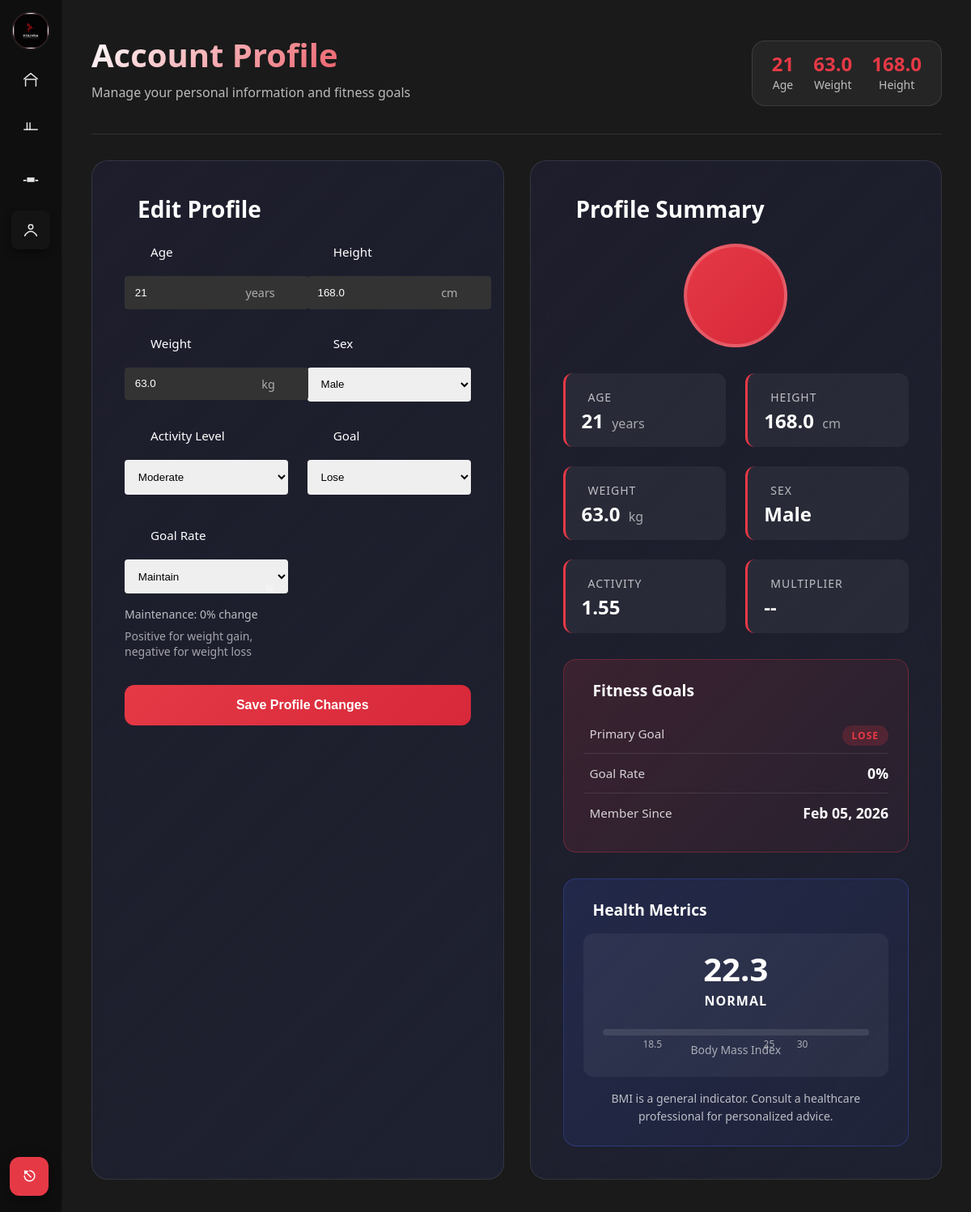
/profile/ (signed in), run on the app's committed database.
### tracker/models.py (models this page shows, shortened)
class UserProfile(models.Model):
    user = models.OneToOneField(User, on_delete=models.CASCADE)
    age = models.IntegerField()
    height = models.FloatField(help_text="Height in cm")
    weight = models.FloatField(help_text="Weight in kg")
    sex = models.CharField(max_length=6, choices=(('male','Male'),('female','Female')), default='male')
    activity_level = models.FloatField(help_text='Activity multiplier', default=1.55)
    goal = models.CharField(max_length=10, choices=(('lose','Lose'),('maintain','Maintain'),('gain','Gain')), default='maintain')
    goal_rate = models.FloatField(default=0.0, help_text='Fractional calorie change for goal (negative for loss)')

### tracker/views.py (the view)
# urls.py: path('profile/', views.profile_view, name='profile'),
@login_required
def profile_view(request):
    try:
        profile = UserProfile.objects.get(user=request.user)
    except UserProfile.DoesNotExist:
        profile = UserProfile.objects.create(user=request.user, age=25, height=170, weight=70)
    if request.method == 'POST':
        form = UserProfileForm(request.POST, instance=profile)
        if form.is_valid():
            form.save()
            messages.success(request, 'Profile updated.')
            return redirect('profile')
    else:
        form = UserProfileForm(instance=profile)
    context = {'form': form, 'profile': profile}
    if request.headers.get('x-requested-with') == 'XMLHttpRequest' or request.GET.get('partial'):
        return render(request, 'tracker/partials/profile_fragment.html', context)
    return render(request, 'tracker/profile.html', context)

### tracker/forms.py
class UserProfileForm(forms.ModelForm):
    class Meta:
        model = UserProfile
        fields = ['age', 'height', 'weight', 'sex', 'activity_level', 'goal', 'goal_rate']
        widgets = {
            'sex': forms.Select(choices=(('male','Male'),('female','Female'))),
            'activity_level': forms.Select(choices=(
                (1.2, 'Sedentary'),
                (1.375, 'Light'),
                (1.55, 'Moderate'),
                (1.725, 'Active'),
                (1.9, 'Very Active'))),
            'goal': forms.Select(choices=(('lose','Lose'),('maintain','Maintain'),('gain','Gain'))),
            'goal_rate': forms.Select(choices=(
                (-0.20, 'Lose 20%'),
                (-0.15, 'Lose 15%'),
                (-0.10, 'Lose 10%'),
                (0.0, 'Maintain'),
                (0.10, 'Gain 10%'),
            )),
        }

### tracker/templates/tracker/profile.html (shortened to what this page needs)
{% extends 'tracker/base.html' %}
{% block content %}
<div class="profile-header">
    <div>
        <h1>Account Profile</h1>
        <p style="color: rgba(255, 255, 255, 0.7); margin-top: 0.5rem;">
            Manage your personal information and fitness goals
        </p>
    </div>
    <div class="profile-stats">
        <div class="stat">
            <div class="stat-value">
                {% if profile.age %}
                    {{ profile.age }}
                {% else %}
                    --
                {% endif %}
            </div>
            <div class="stat-label">Age</div>
        </div>
        <div class="stat">
            <div class="stat-value">
                {% if profile.weight %}
                    {{ profile.weight }}
                {% else %}
                    --
                {% endif %}
            </div>
            <div class="stat-label">Weight</div>
        </div>
        <div class="stat">
            <div class="stat-value">
                {% if profile.height %}
                    {{ profile.height }}
                {% else %}
                    --
                {% endif %}
            </div>
            <div class="stat-label">Height</div>
        </div>
    </div>
</div>
<div class="profile-layout">
    <div class="edit-profile-card">
        <h2> Edit Profile</h2>
        <form method="post" id="profile-form">
            <div class="form-grid">
                <div class="form-group">
                    <label> Age</label>
                    <div class="input-with-unit">
                        {{ form.age }}
                        <span class="input-unit">years</span>
                    </div>
                </div>
                <div class="form-group">
                    <label> Height</label>
                    <div class="input-with-unit">
                        {{ form.height }}
                        <span class="input-unit">cm</span>
                    </div>
                </div>
                <div class="form-group">
                    <label> Weight</label>
                    <div class="input-with-unit">
                        {{ form.weight }}
                        <span class="input-unit">kg</span>
                    </div>
                </div>
                <div class="form-group">
                    <label> Sex</label>
                    {{ form.sex }}
                </div>
                <div class="form-group">
                    <label> Activity Level</label>
                    {{ form.activity_level }}
                </div>
                <div class="form-group">
                    <label> Goal</label>
                    {{ form.goal }}
                </div>
                <div class="form-group">
                    <label> Goal Rate</label>
                    <div class="input-with-unit">
                        {{ form.goal_rate }}
                        <span class="input-unit">%</span>
                    </div>
                    <small style="color: rgba(255, 255, 255, 0.6); margin-top: 0.5rem; font-size: 0.875rem;">
                        Positive for weight gain, negative for weight loss
                    </small>
                </div>
            </div>
            <button type="submit" class="btn-submit">
                Save Profile Changes
            </button>
        </form>
    </div>
    <div class="summary-card">
        <h2> Profile Summary</h2>
        <div class="profile-avatar">
        </div>
        <div class="profile-details">
            <div class="detail-item">
                <div class="detail-label">
                     Age
                </div>
                <div class="detail-value">
                    {% if profile.age %}
                        {{ profile.age }}
                    {% else %}
                        --
                    {% endif %}
                    <span class="detail-unit">years</span>
                </div>
            </div>
            <div class="detail-item">
                <div class="detail-label">
                     Height
                </div>
                <div class="detail-value">
                    {% if profile.height %}
                        {{ profile.height }}
                    {% else %}
                        --
                    {% endif %}
                    <span class="detail-unit">cm</span>
                </div>
            </div>
            <div class="detail-item">
                <div class="detail-label">
                     Weight
                </div>
                <div class="detail-value">
                    {% if profile.weight %}
                        {{ profile.weight }}
                    {% else %}
                        --
                    {% endif %}
                    <span class="detail-unit">kg</span>
                </div>
            </div>
            <div class="detail-item">
                <div class="detail-label">
                     Sex
                </div>
                <div class="detail-value">
                    {% if profile.sex %}
                        {{ profile.sex|title }}
                    {% else %}
                        --
                    {% endif %}
                </div>
            </div>
            <div class="detail-item">
                <div class="detail-label">
                     Activity
                </div>
                <div class="detail-value">
                    {% if profile.activity_level %}
                        {{ profile.activity_level|title }}
                    {% else %}
                        --
                    {% endif %}
                </div>
            </div>
            <div class="detail-item">
                <div class="detail-label">
                     Multiplier
                </div>
                <div class="detail-value">
                    {% if profile.activity_level %}
                        {% if profile.activity_level == "sedentary" %}1.2
                        {% elif profile.activity_level == "light" %}1.375
                        {% elif profile.activity_level == "moderate" %}1.55
                        {% elif profile.activity_level == "active" %}1.725
                        {% elif profile.activity_level == "very active" %}1.9
                        {% else %}--
                        {% endif %}
                    {% else %}
                        --
                    {% endif %}
                </div>
            </div>
        </div>
        <div class="goals-section">
            <h3> Fitness Goals</h3>
            <div class="goal-item">
                <span class="goal-label">
                     Primary Goal
                </span>
                <span class="goal-value">
                    {% if profile.goal %}
                        <span class="goal-badge {{ profile.goal }}">
                            {{ profile.goal|title }}
                        </span>
                    {% else %}
                        --
                    {% endif %}
                </span>
            </div>
            <div class="goal-item">
                <span class="goal-label">
                     Goal Rate
                </span>
                <span class="goal-value">
                    {% if profile.goal_rate %}
                        {% if profile.goal_rate > 0 %}+{% endif %}{{ profile.goal_rate }}%
                    {% else %}
                        0%
                    {% endif %}
                </span>
            </div>
            <div class="goal-item">
                <span class="goal-label">
                     Member Since
                </span>
                <span class="goal-value">
                    {{ user.date_joined|date:"M d, Y" }}
                </span>
            </div>
        </div>
        {% if profile.height and profile.weight %}
        <div class="health-metrics" id="bmi-section">
            <h3> Health Metrics</h3>
            <div class="bmi-display">
                <div class="bmi-value" id="bmi-value">--</div>
                <div class="bmi-category" id="bmi-category">Calculating...</div>
                <div class="bmi-bar">
                    <div class="bmi-indicator" id="bmi-indicator"></div>
                    <div class="bmi-marker" style="left: 18.75%">18.5</div>
                    <div class="bmi-marker" style="left: 62.5%">25</div>
                    <div class="bmi-marker" style="left: 75%">30</div>
                </div>
                <div style="color: rgba(255,255,255,0.6); font-size:0.875rem; margin-top:0.5rem;">
                    Body Mass Index
                </div>
            </div>
            <div style="color: rgba(255,255,255,0.7); font-size:0.875rem; text-align:center; line-height:1.6;">
                BMI is a general indicator. Consult a healthcare professional for personalized advice.
            </div>
        </div>
        {% endif %}
    </div>
</div>
{% endblock %}

### tracker/templates/tracker/base.html (shortened to what this page needs)
<!DOCTYPE html>
<html lang="en">
<head>
</head>
<body>
    {% load static %}
    <aside class="sidebar">
        <div class="logo">
            <a href="{% url 'landing' %}" style="display:block; text-decoration:none;">
             <img src="static/tracker/image/holivra_logo.png" alt="Test"
                 alt="Holivra"
                 style="width:44px; height:44px; border-radius:50%; object-fit:cover; display:block; border: 2px solid rgba(255,255,255,0.06);"
                 onerror="this.onerror=null; this.src='/static/tracker/image/holivra_logo.png'; this.alt='Holivra (static fallback)';"/>
            </a>
        </div>
        {% url 'landing' as landing_url %}
        <a class="icon-link {% if request.path == landing_url %}active{% endif %}" href="{{ landing_url }}" title="Home">
        </a>
    {% url 'dashboard' as dashboard_url %}
    <a class="icon-link {% if request.path == dashboard_url %}active{% endif %}" href="{{ dashboard_url }}" title="Dashboard">
        </a>
    {% url 'workouts' as workouts_url %}
    <a class="icon-link {% if request.path == workouts_url %}active{% endif %}" href="{{ workouts_url }}" title="Workouts">
            <svg viewBox="0 0 24 24" fill="none" xmlns="http://www.w3.org/2000/svg" aria-hidden="true"><path d="M2 12h4v2H2v-2zM18 12h4v2h-4v-2zM7 9h10v6H7V9z" fill="currentColor"/></svg>
        </a>
    {% url 'profile' as profile_url %}
    <a class="icon-link {% if request.path == profile_url %}active{% endif %}" href="{{ profile_url }}" title="Account">
            <svg viewBox="0 0 24 24" fill="none" xmlns="http://www.w3.org/2000/svg" aria-hidden="true"><circle cx="12" cy="8" r="3" stroke="currentColor" stroke-width="1.6"/><path d="M4 20c1.5-4 6-6 8-6s6.5 2 8 6" stroke="currentColor" stroke-width="1.6" stroke-linecap="round" stroke-linejoin="round"/></svg>
        </a>
    </aside>
    <main class="main-content">
        <div class="container">
            {% block content %}{% endblock %}
        </div>
</main>
    {% if user.is_authenticated %}
    <form id="global-logout-form" action="{% url 'logout' %}" method="post" style="position:fixed; left:12px; bottom:12px; z-index:999; margin:0;">
        <button type="submit" title="Logout" style="width:48px; height:48px; border-radius:12px; border:none; background:var(--primary-red); color:white; font-size:18px; display:flex; align-items:center; justify-content:center; box-shadow:0 6px 18px rgba(0,0,0,0.45);">⎋</button>
    </form>
    {% endif %}
</body>
</html>
</body>
</html>
</body>
</html>

### tracker/templates/tracker/base.html (style rules this page uses)
:root { --primary-red: #e63946; --dark-black: #1a1a1a; --light-gray: #f4f4f4; --white: #ffffff; }
body { font-family: 'Segoe UI', Tahoma, Geneva, Verdana, sans-serif; background-color: var(--dark-black); color: var(--white); margin: 0; padding: 0; }
body { display: flex; min-height: 100vh; }
.sidebar { width: 76px; background: #0f0f0f; border-right: 1px solid rgba(255,255,255,0.03); display: flex; flex-direction: column; align-items: center; padding: 1rem 0; gap: 14px; }
.sidebar .logo { width:44px; height:44px; border-radius:50%; background:var(--primary-red); color:white; display:flex; align-items:center; justify-content:center; font-weight:bold; }
.sidebar a.icon-link { color: rgba(255,255,255,0.9); text-decoration:none; width:48px; height:48px; display:flex; align-items:center; justify-content:center; border-radius:8px; }
.sidebar a.icon-link.active, .sidebar a.icon-link:hover { background: rgba(255,255,255,0.02); box-shadow: 0 4px 10px rgba(0,0,0,0.4); }
.main-content { flex:1; padding: 1.25rem 1.25rem; }
.container { max-width: 1100px; margin: 1.25rem auto; padding: 0 1rem; }
h1, h2 { color: var(--primary-red); }
input, select, button { width: 100%; padding: 0.8rem; margin: 0.5rem 0; border-radius: 4px; border: none; }
input { background-color: #333; color: white; }
button { background-color: var(--primary-red); color: white; font-weight: bold; cursor: pointer; transition: background 0.3s; }
.sidebar a.icon-link svg { width:22px; height:22px; display:block; }

### data on the page
UserProfile: age "21", weight "63.0", height "168.0", sex "Male", activity_level "Moderate", goal "Lose", goal_rate "Maintain", activity_level "1.55", goal "LOSE"

### other printed values
{{ user.date_joined|date:"M d, Y" }} "Feb 05, 2026"
